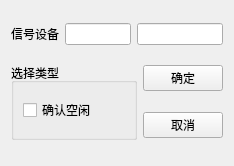
<?xml version="1.0" encoding="UTF-8"?>
<ui version="4.0">
 <class>ConfirmIdle</class>
 <widget class="QWidget" name="ConfirmIdle">
  <property name="geometry">
   <rect>
    <x>0</x>
    <y>0</y>
    <width>234</width>
    <height>166</height>
   </rect>
  </property>
  <property name="windowTitle">
   <string>设置确认空闲窗口</string>
  </property>
  <layout class="QGridLayout" name="gridLayout_2">
   <item row="0" column="0">
    <widget class="QLabel" name="label">
     <property name="text">
      <string>信号设备</string>
     </property>
    </widget>
   </item>
   <item row="0" column="1">
    <widget class="QLineEdit" name="lineEdit"/>
   </item>
   <item row="0" column="2" colspan="2">
    <widget class="QLineEdit" name="lineEdit_2"/>
   </item>
   <item row="1" column="0" rowspan="2" colspan="3">
    <widget class="QGroupBox" name="groupBox">
     <property name="title">
      <string>选择类型</string>
     </property>
     <layout class="QGridLayout" name="gridLayout">
      <item row="0" column="0">
       <widget class="QCheckBox" name="checkBox">
        <property name="text">
         <string>确认空闲</string>
        </property>
        <property name="checkable">
         <bool>false</bool>
        </property>
       </widget>
      </item>
     </layout>
    </widget>
   </item>
   <item row="1" column="3">
    <widget class="QPushButton" name="pushButton">
     <property name="text">
      <string>确定</string>
     </property>
    </widget>
   </item>
   <item row="2" column="3">
    <widget class="QPushButton" name="pushButton_2">
     <property name="text">
      <string>取消</string>
     </property>
    </widget>
   </item>
  </layout>
 </widget>
 <resources/>
 <connections/>
</ui>
